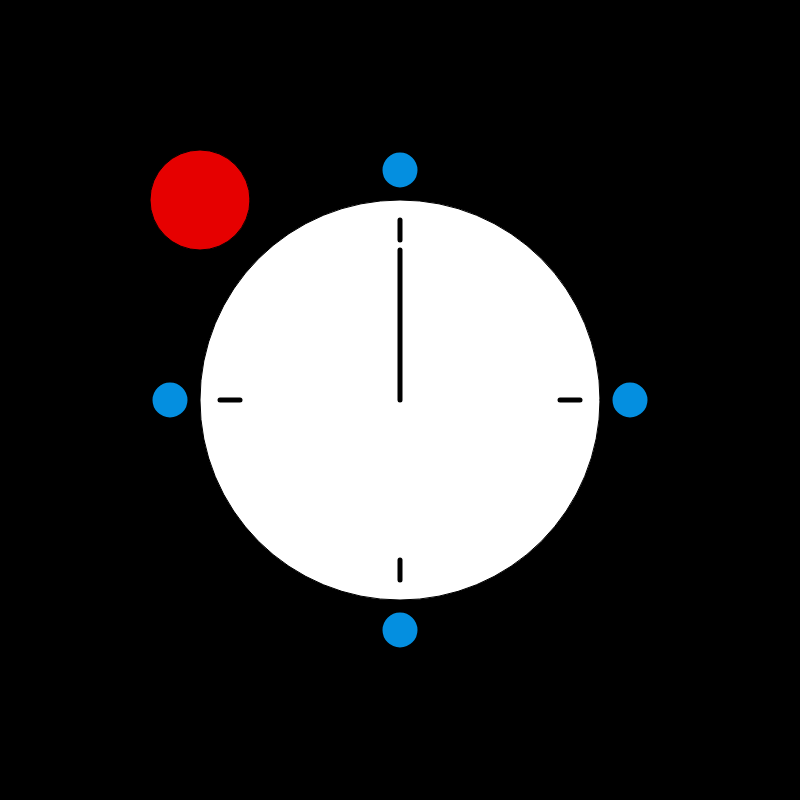
Frame 1 (no input)
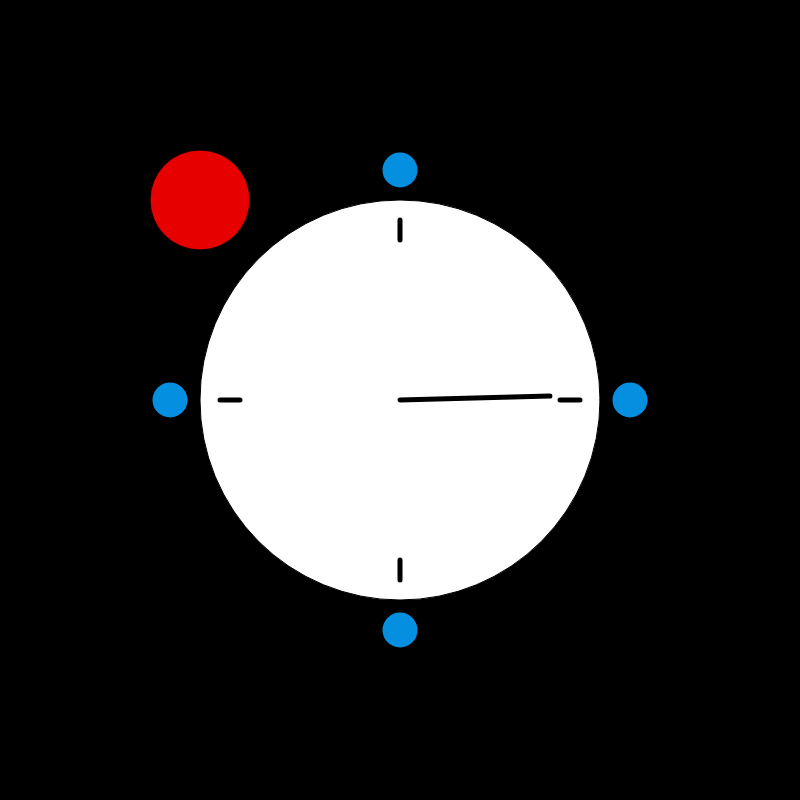
Frame 60 (no input)
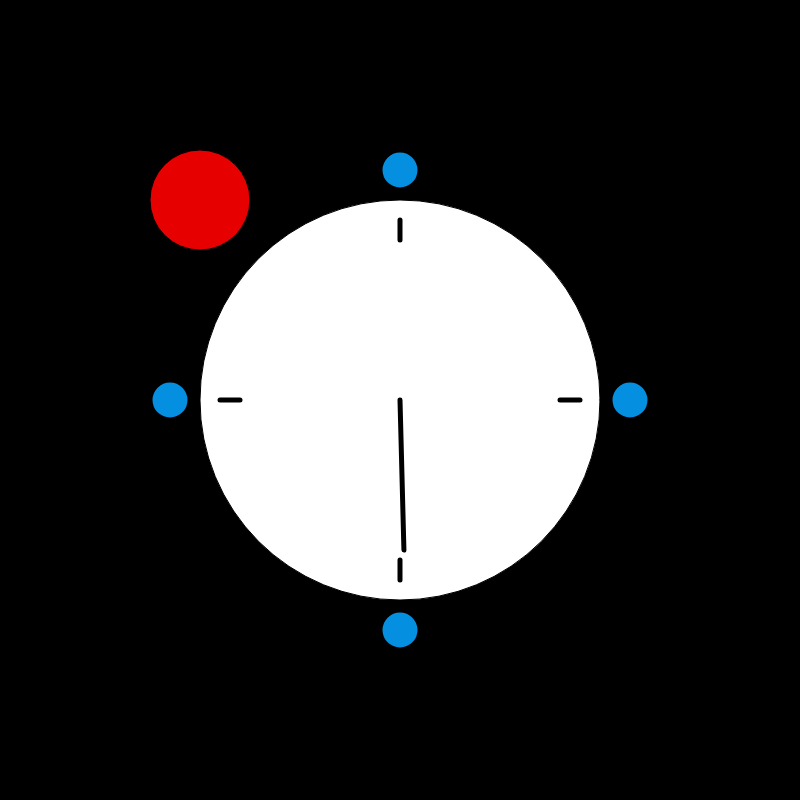
Frame 120 (the mouse pressed at the canvas centre since frame 60)

The p5.js sketch that drew these frames (run headless with seeded random() and noise() and a simulated clock; from frame 60 on, the mouse is pressed at the canvas centre):

// p5.js sketch
// ── sketch.js
let scene;
let red;
let red_x;
let red_y;
let red_size;
let s1_angle;
let s1_x;
let s1_y;
let s2_circles = [];
let timeline_x;
let s2_back;
let s2_forward;
let s3_red_diff;
let s3_red_diff_bg;

function setup() {
  createCanvas(800,800);
  background(0);
  frameRate(30);
  red = color(230, 0, 0);
  blue = color(4,143,224);
  red_size = 100;
  scene = 1;
  red_x = 200;
  red_y = 200;
  // SCENE1 //////
  s1_angle = -90;
  // SCENE2 //////
  timeline_x = 0;
  s2_back = 10;
  s2_forward = 2.5;
  // SCENE3 //////
  s3_red_diff = 0;
  s3_red_diff_bg = 0;
}

function draw() {
  print(scene);
  print(red_size);
  if (scene == 1) {
    background(0);
    createClock();
    rotateLine();
    strokeWeight(1);
    fill(red);
    ellipse(red_x,red_y,red_size,red_size);
    if (frameCount >= 300) {
      red_x += 20;
      red_y += 7;
    }
    if (red_x > 700) {
      scene = 2;
    }
  }
  else if (scene == 2) {
    frameRate(20);
    background(0);
    strokeWeight(1);
    createTimeLine();
    stroke(0);
    fill(255);
    ellipse(100,400,80,100);
    ellipse(100,350,50,50);
    fill(red);
    ellipse(red_x,red_y,red_size,red_size);
    red_x -= s2_forward;
    if (s2_circles.length < 15) {
      s2_circles.push(new Circle());
    }
    for (let i = 0; i < s2_circles.length; i++){
      (s2_circles[i]).display();
      (s2_circles[i]).update();
      if((s2_circles[i]).isDead()) {
        s2_circles.splice(i,1);
      }
    }
    if (red_x <= 210) {
      s2_back += 5;
      red_x += s2_back;
      s2_forward += 1;
    }
    if(frameCount >= 750) {
      scene = 3;
    }
  }
  else if (scene == 3) {
    background(0+s3_red_diff_bg,0,0);
    stroke(0);
    fill(255,255-s3_red_diff,255-s3_red_diff);
    ellipse(100,400,80,100);
    ellipse(100,350,50,50);
    noStroke();
    fill(red);
    ellipse(red_x,red_y,red_size,red_size);
    red_x -= 0.5;
    red_size += 1;
    if (red_size >= 290) {
      s3_red_diff += 5;
    }
    if (red_size >= 350) {
      s3_red_diff_bg += 5;
    }
    if (s3_red_diff_bg >= 250) {
      //scene = 1;
      background(0);
    }
  }
}

// SCENE1 ///////////////////////////////////////////
function createClock() {
  fill(255);
  ellipse(400,400,400,400);
  stroke(0);
  strokeWeight(5);
  line(400,220,400,240);
  line(400,580,400,560);
  line(220,400,240,400);
  line(580,400,560,400);
  fill(blue);
  ellipse(400,170,40,40);
  ellipse(400,630,40,40);
  ellipse(170,400,40,40);
  ellipse(630,400,40,40);
}
function rotateLine() {
  s1_x = 400 + 150 * Math.cos(s1_angle * Math.PI / 180);
  s1_y = 400 + 150 * Math.sin(s1_angle * Math.PI / 180);
  line(400,400,s1_x,s1_y);
  if (s1_angle >= 220) {
    s1_angle -= 2;
  }
  else {
    s1_angle += 1.5;
  }
}
/////////////////////////////////////////////////////


// SCENE2 ///////////////////////////////////////////
class Circle {
  constructor() {
    this.x = random(200,750);
    this.y = random(50,750);
    this.opac = 255;
    this.size = random(50,150);
  }
  update() {
    this.opac -= 5;
    this.x -= 5;
  }
  isDead() {
    if(this.opac <= 0) {
      return true;
    }
    else {
      return false; 
    }
  }
  display() {
    noStroke();
    fill(4,143,224,this.opac);
    ellipse(this.x,this.y,this.size,this.size);
  }
}
function createTimeLine() {
  stroke(255);
  strokeWeight(2);
  timeline_x += 5;
  line(0,700,800,700);
  line(200-timeline_x,680,200-timeline_x,720);
  line(400-timeline_x,680,400-timeline_x,720);
  line(600-timeline_x,680,600-timeline_x,720);
  line(800-timeline_x,680,800-timeline_x,720);
  if(timeline_x == 200) {
    timeline_x = 0;
  }
}
/////////////////////////////////////////////////////
